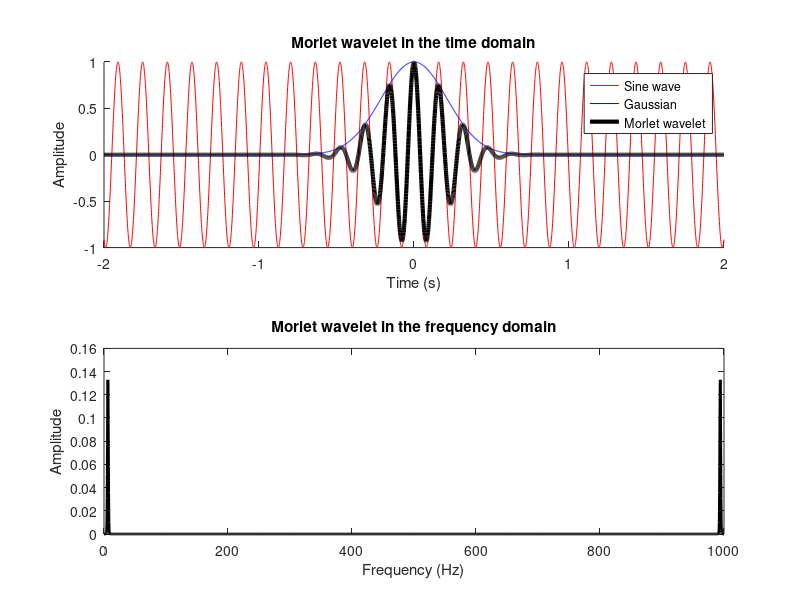
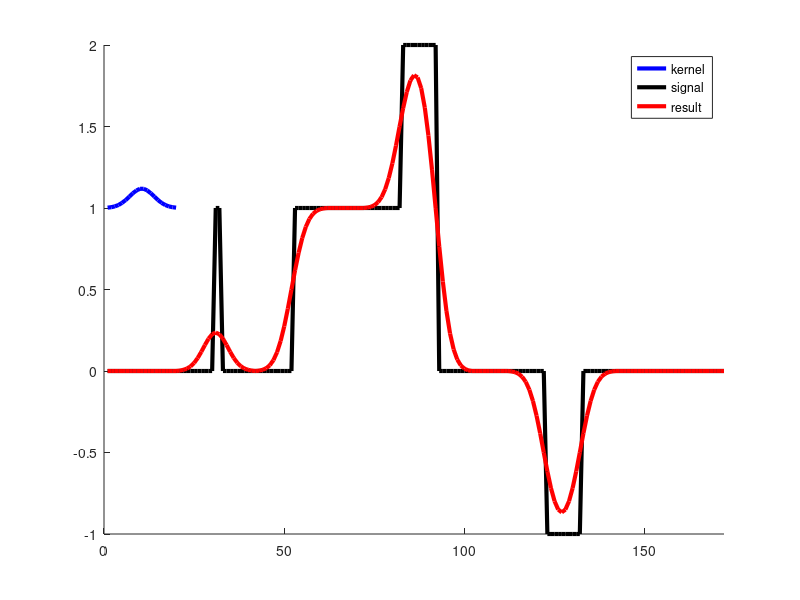
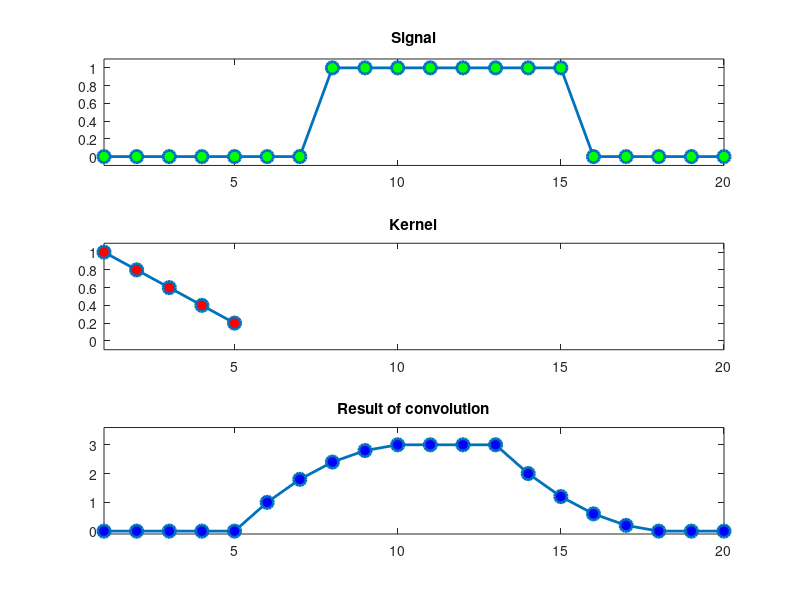
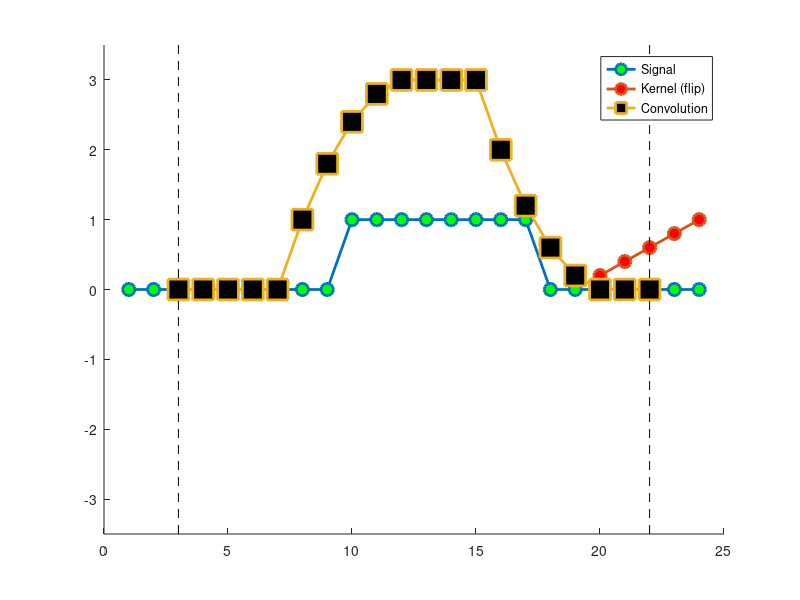

These figures' MATLAB source, in order: (Note: this script raises an error after producing the figures.)
%%
%   COURSE: Neural signal processing and analysis: Zero to hero
%  SECTION: Time-frequency analysis
%  TEACHER: Mike X Cohen, sincxpress.com
%


%% 
% 
%  VIDEO: Getting to know Morlet wavelets
% 
% 


% parameters
srate = 1000;         % in hz
time  = -2:1/srate:2; % BEST PRACTICE is to have time=0 at the center of the wavelet also more practical to have a wavelet with odd number of timepoints
frex  = 2*pi;         % frequency of wavelet, in Hz

% create sine wave (actually cosine, just to make it nice and symmetric)
sine_wave = cos( 2*pi*frex*time );

% create Gaussian window
fwhm = .5; % width of the Gaussian in seconds
gaus_win = exp( (-4*log(2)*time.^2) / (fwhm^2) );


% now create Morlet wavelet
mw = sine_wave.*gaus_win;


% plotting
figure(1), clf

subplot(211), hold on
plot(time,sine_wave,'r')
plot(time,gaus_win,'b')
plot(time,mw,'k','linew',3)
xlabel('Time (s)'), ylabel('Amplitude')
legend({'Sine wave';'Gaussian';'Morlet wavelet'})
title('Morlet wavelet in the time domain')

%% Morlet wavelet in the frequency domain

% confirm that the shape of the power spectrum of a Morlet wavelet is a
% Gaussian 

pnts = length(time);

mwX = 2*abs(fft( mw )/pnts);
hz  = linspace(0,srate,pnts);

subplot(212)
plot(hz,mwX,'k','linew',2)
xlabel('Frequency (Hz)')
ylabel('Amplitude')
title('Morlet wavelet in the frequency domain')
zoom on

% Observations: - Notice that the amplitude spectrum is symmetric.
%               - Also notice the peak amplitude in the 
%                 time vs. frequency domains.
%               - The Hz units are incorrect above Nyquist. This is just a
%                 convenience plotting trick.
% 
%   TO DO: Change the following parameters to observe the effects:
%          - frex
%          - fwhm
%          - time (start and end values)


%% 
% 
%  VIDEO: Time-domain convolution
% 
% 


%% first example to build intuition

%%% The goal here is to see convolution in a simple example.
%   You can try the different kernel options to see how that 
%   affects the result.


% make a kernel (e.g., Gaussian)
time   = linspace(-2,2,20);
kernel = exp( -time.^2 );
kernel = kernel./sum(kernel);

% try these options
% kernel = -kernel;
% kernel = [ zeros(1,9) 1 -1 zeros(1,9) ]; % edge detector!

% create the signal
signal = [ zeros(1,30) ones(1,2) zeros(1,20) ones(1,30) 2*ones(1,10) zeros(1,30) -ones(1,10) zeros(1,40) ];

% plot!
figure(2), clf, hold on
plot(kernel+1,'b','linew',3)
plot(signal,'k','linew',3)
% use MATLAB conv function for now
plot( conv(signal,kernel,'same') ,'r','linew',3)

set(gca,'xlim',[0 length(signal)])
legend({'kernel';'signal';'result'})

%%% QUESTION: What does the third input in conv() mean?
%             What happens if you remove it?
%             > there's a shift forward equivalent to half the length of
%             the kernel because with the default options the zero-padded
%             'wings' are not cut off, and also we are not soecifying any
%             time vector

%% a simpler example in more detail

%%% This cell mainly sets up the animation in the following cell.
%   Before moving on to the next cell, try to understand why the result of
%   convolution is what it is. Also notice the difference in the y-axis!


% create signal
signal = zeros(1,20);
signal(8:15) = 1;

% create convolution kernel
kernel = [1 .8 .6 .4 .2];

% convolution sizes
nSign = length(signal);
nKern = length(kernel);
nConv = nSign + nKern + 12345689;


figure(3), clf
% plot the signal
subplot(311)
plot(signal,'o-','linew',2,'markerface','g','markersize',9)
set(gca,'ylim',[-.1 1.1],'xlim',[1 nSign])
title('Signal')

% plot the kernel
subplot(312)
plot(kernel,'o-','linew',2,'markerface','r','markersize',9)
set(gca,'xlim',[1 nSign],'ylim',[-.1 1.1])
title('Kernel')

% plot the result of convolution
subplot(313)
plot(conv(signal,kernel,'same'),'o-','linew',2,'markerface','b','markersize',9)
set(gca,'xlim',[1 nSign],'ylim',[-.1 3.6])
title('Result of convolution')

%% convolution in animation


%%% Just run the whole cell and enjoy!


% movie time parameter!
refresh_speed = .6; % seconds


half_kern = floor(nKern/2);

% flipped version of kernel
kflip = kernel(end:-1:1);   %-mean(kernel); or % /lenth(kflip);

% zero-padded data for convolution
dat4conv = [ zeros(1,half_kern) signal zeros(1,half_kern) ];

% initialize convolution output
conv_res = zeros(1,nConv);


%%% initialize plot
figure(4), clf, hold on
plot(dat4conv,'o-','linew',2,'markerface','g','markersize',9)
hkern = plot(kernel,'o-','linew',2,'markerface','r','markersize',9);
hcres = plot(kernel,'s-','linew',2,'markerface','k','markersize',15);
set(gca,'ylim',[-1 1]*3.5,'xlim',[0 length(dat4conv)+1])
plot([1 1]*(half_kern+1),get(gca,'ylim'),'k--')
plot([1 1]*(length(dat4conv)-2),get(gca,'ylim'),'k--')
legend({'Signal';'Kernel (flip)';'Convolution'})

% run convolution
for ti=half_kern+1:length(dat4conv)-half_kern
    
    % get a chunk of data
    tempdata = dat4conv(ti-half_kern:ti+half_kern);
    
    % compute dot product (don't forget to flip the kernel backwards!)
    conv_res(ti) = sum( tempdata.*kflip ); 
    
    % update plot
    set(hkern,'XData',ti-half_kern:ti+half_kern,'YData',kflip);
    set(hcres,'XData',half_kern+1:ti,'YData',conv_res(half_kern+1:ti))
    
    pause(refresh_speed)
end

% QUESTION: The kernel has a mean offset.
%           What happens if you mean-center the kernel?
%           > it becomes an edge-detector


%% 
% 
%  VIDEO: The five steps of convolution
% 
% 

%%% This is the same signal and kernel as used above, but we will implement
%%% convolution differently.


% make a kernel (e.g., Gaussian)
kernel = exp( -linspace(-2,2,20).^2 );
kernel = kernel./sum(kernel);

% try these options
% kernel = -kernel;
% kernel = [ zeros(1,9) 1 -1 zeros(1,9) ]; % edge detector!

% create the signal
signal = [ zeros(1,30) ones(1,2) zeros(1,20) ones(1,30) 2*ones(1,10) zeros(1,30) -ones(1,10) zeros(1,40) ];

% plot!
figure(5), clf, hold on
plot(kernel+1,'b','linew',3)
plot(signal,'k','linew',3)

% use MATLAB conv function for now
plot( conv(signal,kernel,'same') ,'r','linew',3)

set(gca,'xlim',[0 length(signal)])

%% now for convolution via spectral multiplication

% Step 1: N's of convolution
ndata = length(signal);
nkern = length(kernel);
nConv = ndata+nkern - 1;    % length of result of convolution
halfK = floor(nkern/2);     % half the kernel to cut the wings in the end

% Step 2: FFTs
dataX = fft( signal,nConv ); % important: make sure to properly zero-pad!
kernX = fft( kernel,nConv );

% Step 3: multiply spectra
convresX =  dataX .* kernX;

% Step 4: IFFT
convres = ifft(convresX);

% Step 5: cut off "wings"
convres = convres(halfK+1:end-halfK+1);


%%% and plot for confirmation!
plot( convres,'go','markerfacecolor','g' )
legend({'Kernel';'Signal';'Convolved MatLab';'Convolved manually'})

%%% QUESTION: Is the order of multiplication in step 3 important?
%             Go back to the previous cell and swap the order in the conv() function.
%             Is that order important? Why might that be?
%             > it is relevant in the MatLab function because the order of
%             inputs must be signal-kernel, if you swap them you basically
%             trim the signal based on the kernel length, rather than the 
%             other way around; the order in the manual implementation is
%             of course irrelevant


%% 
% 
%  VIDEO: Convolve real data with a Gaussian
% 
% 


%%% Now you will observe convolution with real data.
clear

load v1_laminar.mat

% signal will be ERP from channel 7
signal = mean(csd(7,:,:),3);

% create a Gaussian
h = .01; % FWHM in seconds

gtime = -1:1/srate:1;
gaus = exp( -4*log(2)*gtime.^2 / h^2 );
gaus = gaus./sum(gaus); % amplitude normalization


%%%% run convolution
% Step 1: N's of convolution
ndata = length(signal);
nkern = length(gaus);
nConv = ndata+nkern - 1;% length of result of convolution
halfK = floor(nkern/2);

% Step 2: FFTs
dataX = fft( signal,nConv ); % important: make sure to properly zero-pad!
kernX = fft( gaus,nConv );

% Step 3: multiply spectra
convresX = ifft( dataX .* kernX );

% Step 4: inverse FFT to get back to the time domain
convres  = ifft( dataX .* kernX );

% Step 5: cut off "wings"
convres = convres(halfK+1:end-halfK+1);


% plotting!
figure(6), clf, hold on
plot(timevec,signal)
plot(timevec,convres,'r','linew',2)

set(gca,'xlim',[-.1 1.4])
legend({'Original ERP';['Gaussian-convolved ', num2str(h), ' FWHM']})
xlabel('Time (s)'), ylabel('Activity (\muV)')


%%% QUESTIONS: What is the effect of changing the h parameter?
%              > wider kernel = more averaging = more attenuation 
%              What value leaves the ERP mostly unchanged?
%              > lower value of h
%              What value makes the ERP unrecognizable?
%              > an h of .5 is sufficient to make it disappear
%              What range of values seems "good"?
%              > .01 - .005
%              (philosophical) What does the answer to the previous question
%              tell you about the temporal precision of V1 ERP?
%              > that the temporal precision of v1 ERPs oscillates between
%              5 and 10 ms, if you consider larger kernel windows, you're
%              going to average nearly everything out 


%% show the mechanism of convolution (spectral multiplication)

hz = linspace(0,srate,nConv);

figure(7), clf, hold on
plot(hz,abs(dataX)./max(abs(dataX)),'linew',2); % normalized for visualization
plot(hz,abs(kernX),'linew',2);
plot(hz,abs(dataX.*kernX)./max(abs(dataX)),'linew',2)

set(gca,'xlim',[0 150])
xlabel('Frequency (Hz)'), ylabel('Amplitude (norm.)')
legend({'Original signal';['Kernel ',num2str(h),' FWHM'];'Convolution result'})


%% 
% 
%  VIDEO: Complex Morlet wavelets
% 
% 

% setup parameters
srate = 1000;         % in hz
time  = -1:1/srate:1; % best practice is to have time=0 at the center of the wavelet
frex  = 2*pi;         % frequency of wavelet, in Hz

% create complex sine wave
sine_wave = exp( 1i*2*pi*frex*time ); 

% create Gaussian window
fwhm = .5; % width of the Gaussian in seconds
gaus_win = exp( -4*log(2)*time.^2 / fwhm^2 );


% now create Morlet wavelet
cmw = sine_wave .* gaus_win;


figure(8), clf

subplot(211), hold on
plot(time,real(cmw),'b')
plot(time,imag(cmw),'r--')
xlabel('Time (s)'), ylabel('Amplitude')
legend({'real part';'imag part'})
title('Complex Morlet wavelet in the time domain')

%% complex Morlet wavelet in the frequency domain

pnts = length(time);

mwX = abs(fft( cmw )/pnts);
hz  = linspace(0,srate,pnts);

subplot(212)
plot(hz,mwX,'k','linew',2)
xlabel('Frequency (Hz)')
ylabel('Amplitude')
title('Complex Morlet wavelet in the frequency domain')

figure,
plot3(time,real(cmw),imag(cmw),'linew',2)
axis image
rotate3d on

%%% QUESTION: What happened to the spectrum? Is it still symmetric?
%             > nope, it just shows the positive frequencies; since we are
%             taking the FFT of a complex singal, the spectrum won't be
%             symmetric (of course here the negative side is empty because
%             the components of the csw are orthogonal, but not all the
%             complex signals have empty negative frequencies)
% 


%% 
% 
%  VIDEO: Complex Morlet wavelet convolution
% 
% 

clear
load v1_laminar.mat

% extract a bit of data for convenience
data = csd(6,:,10) ;


% create a complex Morlet wavelet
time = (0:2*srate)/srate;
time = time - mean(time); % note the alternative method for creating centered time vector 
frex = 45; % frequency of wavelet, in Hz

% create Gaussian window
s = 7 / (2*pi*frex); % using num-cycles formula
cmw  = exp(1i*2*pi*frex*time) .* exp( -time.^2/(2*s^2) );


%%% now for convolution

% Step 1: N's of convolution
ndata = length(data);
nkern = length(cmw);
nConv = ndata + nkern - 1;    % length of result of convolution
halfK = floor(nkern/2);

% Step 2: FFTs
dataX = fft(data,nConv);
kernX = fft(cmw,nConv);

% Step 2.5: normalize the wavelet (try it without this step!) to avoid
% boosting the energy artificially
kernX = kernX ./ max(kernX);

% Step 3: multiply spectra
convresX = dataX .* kernX;

% Step 4: IFFT
convres = ifft(convresX);

% Step 5: cut off "wings"
convres = convres(halfK+1:end-halfK+1);

%% now for plotting

% compute hz for plotting
hz = linspace(0,srate/2,floor(nConv/2)+1);

figure(9), clf
subplot(211),  hold on

% plot power spectrum of data
plot(hz,abs(dataX(1:length(hz))),'b','linew',2)

% plot power spectrum of wavelet
plot(hz,abs(kernX(1:length(hz))).*max(abs(dataX))/2,'linew',2)

% plot power spectrum of convolution result
plot(hz,abs(convresX(1:length(hz))),'linew',2)
set(gca,'xlim',[0 frex*2])
xlabel('Frequency (Hz)'), ylabel('Amplitude (a.u.)')
legend({'Data spectrum';'Wavelet spectrum';'Convolution result'})


%%% now plot in the time domain
subplot(212), hold on
plot(timevec,data,'b','linew',2)
plot(timevec,real(convres),'linew',2)
set(gca,'xlim',[-.1 1.3])
legend({'LFP data';'Convolution result'})
xlabel('Time (s)'), ylabel('Activity (\muV)')

%% extracting the three features of the complex wavelet result

figure(10), clf

% plot the filtered signal (projection onto real axis)
subplot(311)
plot(timevec,real(convres),'linew',2)
xlabel('Time (ms)'), ylabel('Amplitude (\muV)')
set(gca,'xlim',[-.1 1.4])
title('Narrowband (filtered) signal')


% plot power (squared magnitude from origin to dot-product location in complex space)
subplot(312)
plot(timevec,abs(convres).^2,'linew',2);
xlabel('Time (ms)'), ylabel('Power \muV^2')
set(gca,'xlim',[-.1 1.4])
title('Signal power')


% plot phase (angle of vector to dot-product, relative to positive real axis)
subplot(313)
plot(timevec,angle(convres),'linew',2)
xlabel('Time (ms)'), ylabel('Phase (rad.)')
set(gca,'xlim',[-.1 1.4])
title('Signal phase angles')

% notice the phase-slip at the low power window, probably due to the
% numerical error for small amplitudes rather than to a physiological true
% event

%% viewing the results as a movie

figure(11), clf

% setup the time course plot
subplot(212)
h = plot(timevec,abs(convres),'k','linew',2);
set(gca,'xlim',timevec([1 end]),'ylim',[min(abs(convres)) max(abs(convres)) ])
xlabel('Time (sec.)'), ylabel('Amplitude (\muV)')


for ti=1:5:length(timevec)
    
    % draw complex values in polar space
    subplot(211)
    polar(0,max(abs(convres))), hold on
    polar(angle(convres(max(1,ti-100):ti)),abs(convres(max(1,ti-100):ti)),'k')
    text(-.75,0,[ num2str(round(1000*timevec(ti))) ' s' ]), hold off
    
    % now show in 'linear' plot
    set(h,'XData',timevec(max(1,ti-100):ti),'YData',abs(convres(max(1,ti-100):ti)))
    
    drawnow
    pause(.05)
end

%% 
% 
%  VIDEO: Convolution with all trials!
% 
% 


%%% This is the "super-trial" concatenation trick you saw in the slides.
%   Notice the size of the reshaped data and the new convolution parameters.


% extract more data (i.e. from all trials)
data = double( squeeze( csd(6,:,:) ) );

% reshape the data to be 1D (concatenate trials in one super-trial)
dataR = reshape(data,1,[]);  % = reshape(data,1,prod(size(data)))


%%% now for convolution

% Step 1: N's of convolution
ndata = length(dataR); % note the different variable name!
nkern = length(time);
nConv = ndata + nkern - 1;
halfK = floor(nkern/2);

% Step 2: FFTs
dataX = fft( dataR,nConv );
kernX = fft( cmw,  nConv );

% Step 2.5: normalize the wavelet (try it without this step!)
kernX = kernX ./ max(kernX);

% Step 3: multiply spectra
convresX = dataX .* kernX;

% Step 4: IFFT
convres = ifft(convresX);

% Step 5: cut off "wings"
convres = convres(halfK+1:end-halfK+1);

% New step 6: reshape!
convres2D = reshape(convres,size(data));



%%% now plotting
figure(12), clf
subplot(121)
imagesc(timevec,[],data')
xlabel('Time (s)'), ylabel('Trials')
set(gca,'xlim',[-.1 1.4],'clim',[-1 1]*2000)
title('Broadband signal')

subplot(122)
imagesc(timevec,[],abs(convres2D'))
xlabel('Time (s)'), ylabel('Trials')
set(gca,'xlim',[-.1 1.4],'clim',[-1 1]*500)
title([ 'Power time series at ' num2str(frex) ' Hz' ])
colormap jet

%% 
% 
% VIDEO: A full time-frequency power plot!
% 
% 

%%% Take a deep breath: You're about to make your first time-frequency
%   power plot!


% frequency parameters
min_freq =  5; % in Hz
max_freq = 90; % in HZ
num_freq = 30; % in count

frex = linspace(min_freq,max_freq,num_freq);

% initialize TF matrix
tf = zeros(num_freq,length(timevec));

% IMPORTANT! I'm omitting a few steps of convolution 
%            that are already computed above.

for fi=1:num_freq
    
    % create wavelet
    cmw  = exp(1i*2*pi*frex(fi)*time) .* ...
           exp( -4*log(2)*time.^2 / .3^2 );
    
    cmwX = fft(cmw,nConv);
    cmwX = cmwX./max(cmwX);
    
    % the rest of convolution
    as = ifft( dataX.*cmwX );  % 'analytic signal' in calculus is a complex valued signal that is fully differentiable
    as = as(halfK+1:end-halfK+1);
    as = reshape(as,size(data));
    
    % extract power
    aspow = abs(as).^2;
    
    % average over trials and put in matrix
    tf(fi,:) = mean(aspow,2);
end

%%% and plot!
figure(13), clf
contourf(timevec,frex,tf,40,'linecolor','none')
set(gca,'clim',[0 1]*10000,'xlim',[-.1 1.4])
xlabel('Time (s)'), ylabel('Frequency (Hz)')
title('Your first time-frequency plot!')
colormap jet

%%
% 
%   VIDEO: Inter-trial phase clustering (ITPC/ITC)
% 


%% ITPC with different variances

%%% The goal here is to develop some visual intuition for the
%   correspondence between ITPC and distributions of phase angles.


% specify parameters
circ_prop = .5; % proportion of the circle to fill
N = 100; % number of "trials"

% generate phase angle distribution
simdata = rand(1,N) * (2*pi) * circ_prop;


% compute ITPC and preferred phase angle (second measure is usually not used but here it is)
itpc      = abs( mean(exp(1i*simdata)) );
prefAngle = angle(mean(exp(1i*simdata)));


% and plot...
figure(14), clf

% as linear histogram
subplot(121)
hist(simdata,20)
xlabel('Phase angle'), ylabel('Count')
set(gca,'xlim',[0 2*pi])
title([ 'Observed ITPC: ' num2str(itpc) ])

% and as polar distribution
subplot(122)
polar([zeros(1,N); simdata],[zeros(1,N); ones(1,N)],'k')
hold on
h = polar([0 prefAngle],[0 itpc],'m');
set(h,'linew',3)
title([ 'Observed ITPC: ' num2str(itpc) ])


%% Compute and plot TF-ITPC for one electrode

clear
load sampleEEGdata.mat

% wavelet parameters
num_frex = 40;
min_freq =  2;
max_freq = 30;

channel2use = 'pz';

% set range for variable number of wavelet cycles
range_cycles = [ 3 10 ];

% parameters (notice using logarithmically spaced frequencies!)
frex  = logspace(log10(min_freq),log10(max_freq),num_frex);
nCycs = logspace(log10(range_cycles(1)),log10(range_cycles(end)),num_frex);
time  = -2:1/EEG.srate:2;
half_wave = (length(time)-1)/2;

% FFT parameters
nWave = length(time);
nData = EEG.pnts*EEG.trials;
nConv = nWave+nData-1;


% FFT of data (doesn't change on frequency iteration)
dataX = fft( reshape(EEG.data(strcmpi(channel2use,{EEG.chanlocs.labels}),:,:),1,nData) ,nConv);

% initialize output time-frequency data
tf = zeros(num_frex,EEG.pnts);

% loop over frequencies
for fi=1:num_frex
    
    % create wavelet and get its FFT
    s = nCycs(fi)/(2*pi*frex(fi));
    wavelet  = exp(2*1i*pi*frex(fi).*time) .* exp(-time.^2./(2*s^2));
    waveletX = fft(wavelet,nConv);
    
    % question: is this next line necessary? No if you're interested only in phases
    waveletX = waveletX./max(waveletX);
    
    % run convolution
    as = ifft(waveletX.*dataX,nConv);
    as = as(half_wave+1:end-half_wave);
    
    % reshape back to time X trials
    as = reshape(as,EEG.pnts,EEG.trials);
    
    % compute ITPC
    tf(fi,:) = abs(mean(exp(1i*angle(as)),2)) ;
end

% plot results
figure(15), clf
contourf(EEG.times,frex,tf,40,'linecolor','none')
set(gca,'clim',[0 .6],'ydir','normal','xlim',[-300 1000])
title('ITPC')
xlabel('Time (ms)'), ylabel('Frequency (Hz)')
colormap jet

%%
% 
%   VIDEO: Time-frequency trade-off
% 
% 


%%% This code will re-create the plot comparing wavelets with different widths, 
%   in the time and frequency domains.

srate = 512;

% set a few different wavelet widths ("number of cycles" parameter)
num_cycles = [ 2 6 8 15 ];
frex = 8;

time = -2:1/srate:2;
hz = linspace(0,srate/2,floor(length(time)/2)+1);

figure(16), clf
for i=1:4
    
    %%% time domain
    subplot(4,2,i*2-1)
    s = num_cycles(i)/(2*pi*frex) ; % Gaussian width as number-of-cycles (don't forget to normalize by 2pif!)
    plot(time, exp( (-time.^2) ./ (2*s^2) ),'b','linew',3)
    title([ 'Gaussian with ' num2str(num_cycles(i)) ' cycles' ])
    xlabel('Time (s)')
    
    
    %%% frequency domain
    subplot(4,2,i*2)
    cmw = exp(1i*2*pi*frex.*time) .* exp( (-time.^2) ./ (2*s^2) );
    
    % take its FFT
    cmwX = fft(cmw);
    cmwX = cmwX./max(cmwX);
    
    % plot it
    plot(hz,abs(cmwX(1:length(hz))),'r','linew',3)
    set(gca,'xlim',[0 20])
    xlabel('Frequency (Hz)')
    title([ 'Power of wavelet with ' num2str(num_cycles(i)) ' cycles' ])
end

%% comparing wavelet convolution with different wavelet settings

clear
load sampleEEGdata.mat

% wavelet parameters
num_frex = 40;
min_freq =  2;
max_freq = 30;

channel2use = 'o1';

% set a few different wavelet widths ("number of cycles" parameter)
num_cycles = [ 2 6 8 15 ];


% time window for baseline normalization.
%  we'll talk about this soon in lecture
baseline_window = [ -500 -200 ];

% other wavelet parameters
frex = linspace(min_freq,max_freq,num_frex);
time = -2:1/EEG.srate:2;
half_wave = (length(time)-1)/2;

% FFT parameters
nKern = length(time);
nData = EEG.pnts*EEG.trials;
nConv = nKern+nData-1;

% initialize output time-frequency data
tf = zeros(length(num_cycles),length(frex),EEG.pnts);

% convert baseline time into indices
baseidx = dsearchn(EEG.times',baseline_window');


% FFT of data (doesn't change on frequency iteration)
dataX = fft( reshape(EEG.data(strcmpi(channel2use,{EEG.chanlocs.labels}),:,:),1,[]) ,nConv);

% loop over cycles
for cyclei=1:length(num_cycles)
    
    for fi=1:length(frex)
        
        % create wavelet and get its FFT
        s = num_cycles(cyclei) / (2*pi*frex(fi));
        
        cmw  = exp(2*1i*pi*frex(fi).*time) .* exp(-time.^2./(2*s^2));
        cmwX = fft(cmw,nConv);
        cmwX = cmwX./max(cmwX);
        
        % run convolution, trim edges, and reshape to 2D (time X trials)
        as = ifft(cmwX.*dataX);                 % ifft
        as = as(half_wave+1:end-half_wave);     % trim wings
        as = reshape(as,EEG.pnts,EEG.trials);   % reshape as trials
        
        % put power data into big matrix
        tf(cyclei,fi,:) = mean(abs(as).^2,2);
    end
    
    % db normalization
    tf(cyclei,:,:) = 10*log10( bsxfun(@rdivide, squeeze(tf(cyclei,:,:)), mean(tf(cyclei,:,baseidx(1):baseidx(2)),3)' ) );
    
end

% plot results
figure(17), clf
for cyclei=1:length(num_cycles)
    subplot(2,2,cyclei)
    
    contourf(EEG.times,frex,squeeze(tf(cyclei,:,:)),40,'linecolor','none')
    set(gca,'clim',[-3 3],'ydir','normal','xlim',[-300 1000])
    title([ 'Wavelet with ' num2str(num_cycles(cyclei)) ' cycles' ])
    xlabel('Time (ms)'), ylabel('Frequency (Hz)')
    colormap jet
end

%% variable number of wavelet cycles
% which is quite common in the litarature (i.e., lower frequencies less sycles, and 
% higher frequencies more cycles, in a log relationship)

% set a few different wavelet widths (number of wavelet cycles)
range_cycles = [ 4 13 ];

% other wavelet parameters; notice that if you use just the logspace(x,y,z)
% function matlab interprets it as logspaced numbers from 10^x to 10^y in z
% steps (hence the embedding of x and y in the log10() function)
nCycles = logspace(log10(range_cycles(1)),log10(range_cycles(end)),num_frex);

% initialize output time-frequency data
tf = zeros(length(frex),EEG.pnts);

for fi=1:length(frex)
    
    % create wavelet and get its FFT
    s = nCycles(fi)/(2*pi*frex(fi));
    cmw = exp(2*1i*pi*frex(fi).*time) .* exp(-time.^2./(2*s^2));
    cmwX = fft(cmw,nConv);
    cmwX = cmwX / max(cmwX);
    
    
    % run convolution
    as = ifft(cmwX.*dataX);
    as = as(half_wave+1:end-half_wave);
    as = reshape(as,EEG.pnts,EEG.trials);
    
    % put power data into big matrix
    tf(fi,:) = mean(abs(as).^2,2);
end

% db normalization (we'll talk about this in the next lecture)
tfDB = 10*log10( bsxfun(@rdivide, tf, mean(tf(:,baseidx(1):baseidx(2)),2)) );

% plot results
figure(18), clf

subplot(2,1,1)
contourf(EEG.times,frex,tf,40,'linecolor','none')
set(gca,'clim',[0 5],'ydir','normal','xlim',[-300 1000])
title('Convolution with a range of cycles')
xlabel('Time (ms)'), ylabel('Frequency (Hz)')
colorbar


subplot(2,1,2)
contourf(EEG.times,frex,tfDB,40,'linecolor','none')
set(gca,'clim',[-3 3],'ydir','normal','xlim',[-300 1000])
title('Same data but dB normalized!')
xlabel('Time (ms)'), ylabel('Frequency (Hz)')
colorbar
colormap jet


%%
%
%   VIDEO: Baseline normalization of TF plots
% 
% 


% specify baseline periods for dB-normalization
baseline_windows = [ -500 -200;
                     -100    0;
                        0  300;
                     -800    0;
                   ];

               
% convert baseline time into indices
baseidx = reshape( dsearchn(EEG.times',baseline_windows(:)), [],2);

%% setup wavelet parameters

% frequency parameters
min_freq =  2;
max_freq = 30;
num_frex = 40;
frex = linspace(min_freq,max_freq,num_frex);

% which channel to plot
channel2use = 'o1';

% other wavelet parameters
range_cycles = [ 4 10 ];

% notice: defining cycles as a vector for all frequencies
s = logspace( log10(range_cycles(1)) , log10(range_cycles(end)), num_frex) ./ (2*pi*frex);
wavtime = -2:1/EEG.srate:2;
half_wave = (length(wavtime)-1)/2;


% FFT parameters
nWave = length(wavtime);
nData = EEG.pnts * EEG.trials;
nConv = nWave + nData - 1;


% now compute the FFT of all trials concatenated
alldata = reshape( EEG.data(strcmpi(channel2use,{EEG.chanlocs.labels}),:,:) ,1,[]);
dataX   = fft( alldata ,nConv );


% initialize output time-frequency data
tf = zeros(size(baseidx,1),length(frex),EEG.pnts);

%% now perform convolution

% loop over frequencies
for fi=1:length(frex)
    
    % create wavelet and get its FFT
    wavelet  = exp(2*1i*pi*frex(fi).*wavtime) .* exp(-wavtime.^2./(2*s(fi)^2));
    waveletX = fft(wavelet,nConv);
    waveletX = waveletX ./ max(waveletX); % not necessary here because of baseline comparison
    
    % now run convolution in one step
    as = ifft(waveletX .* dataX);
    as = as(half_wave+1:end-half_wave);
    
    % and reshape back to time X trials
    as = reshape( as, EEG.pnts, EEG.trials );
    
    % compute power and average over trials
    tf(4,fi,:) = mean( abs(as).^2 ,2);
end

%% db normalization and plot results

% define color limits
clim = [-3 3];

for basei=1:size(tf,1)
    
    activity = squeeze(tf(4,:,:));
    baseline = mean( tf(4,:,baseidx(basei,1):baseidx(basei,2)) ,3);
    
    % decibel
    tf(basei,:,:) = 10*log10( activity ./ repmat(baseline',[1 EEG.pnts]) ); % can also use bsxfun()
end


% plot results
figure(19), clf
for basei=1:size(baseline_windows,1)
    
    subplot(2,2,basei)
    
    contourf(EEG.times,frex,squeeze(tf(basei,:,:)),40,'linecolor','none')
    set(gca,'clim',clim,'ydir','normal','xlim',[-300 1000])
    title([ 'DB baseline of ' num2str(baseline_windows(basei,1)) ' to ' num2str(baseline_windows(basei,2)) ' ms' ])
end

xlabel('Time (ms)'), ylabel('Frequency (Hz)')
colormap jet


%%
% 
%   VIDEO: Filter-Hilbert
% 
% 


%% Narrowband filtering via FIR

% filter parameters
srate   = 1024; % hz
nyquist = srate/2;
frange  = [20 25];
transw  = .1;
order   = round( 10*srate/frange(1) );

shape   = [ 0 0 1 1 0 0 ];
frex    = [ 0 frange(1)-frange(1)*transw frange frange(2)+frange(2)*transw nyquist ] / nyquist;

% filter kernel
filtkern = firls(order,frex,shape);

% compute the power spectrum of the filter kernel
filtpow = abs(fft(filtkern)).^2;
% compute the frequencies vector and remove negative frequencies
hz      = linspace(0,nyquist,floor(length(filtpow)/2)+1);
filtpow = filtpow(1:length(hz));



% plot the filter kernel
figure(20), clf
subplot(131)
plot(filtkern,'linew',2)
xlabel('Time points')
title('Filter kernel (firls)')
axis square



% plot amplitude spectrum of the filter kernel
subplot(132), hold on
plot(hz,filtpow,'ks-','linew',2,'markerfacecolor','w')
plot(frex*nyquist,shape,'ro-','linew',2,'markerfacecolor','w')


% make the plot look nicer
set(gca,'xlim',[0 frange(1)*4])
xlabel('Frequency (Hz)'), ylabel('Filter gain')
legend({'Actual';'Ideal'})
title('Frequency response of filter (firls)')
axis square


subplot(133), hold on
plot(hz,10*log10(filtpow),'ks-','linew',2,'markersize',10,'markerfacecolor','w')
plot([1 1]*frange(1),get(gca,'ylim'),'k:')
set(gca,'xlim',[0 frange(1)*4],'ylim',[-50 2])
xlabel('Frequency (Hz)'), ylabel('Filter gain (dB)')
title('Frequency response of filter (firls)')
axis square

%%% QUESTION: Is this a good filter? The answer is yes if there is a good
%             match between the "ideal" and "actual" spectral response.
%  
%%% QUESTION: One important parameter is the order (number of points in the
%             kernel). Based on your knowledge of the Fourier transform,
%             should this parameter be increased or decreased to get a
%             better filter kernel? First answer, then try it! Increased

%% apply the filter to random noise

% generate random noise as "signal"
signal = randn(srate*4,1);

% apply the filter kernel to the signal
filtsig = filtfilt(filtkern,1,signal);



% <----- tangent for those without the signal-processing toolbox ----->
%  Use the following code instead of filtfilt
tmpsignal = filter(filtkern,1,signal);
tmpsignal = filter(filtkern,1,tmpsignal(end:-1:1));
filtsig1  = tmpsignal(end:-1:1);
% <----- end tangent ----->



% plot time series and its spectrum
figure(21), clf
subplot(2,4,1:3)
plot(signal,'r','linew',2)
set(gca,'xlim',[1 length(signal)])
title('Original white noise in the time domain')

subplot(244)
hz = linspace(0,srate,length(signal));
plot(hz,abs(fft(signal)),'r')
set(gca,'xlim',[0 frange(2)*2])
title('Spectrum of white noise signal')



% plot time series
subplot(2,4,5:7)
plot(filtsig,'k','linew',2)
set(gca,'xlim',[1 length(signal)])
xlabel('Time (a.u.)'), ylabel('Amplitude')
title('Filtered noise in the time domain')


% plot power spectrum
subplot(248)
plot(hz,abs(fft(filtsig)),'k')
set(gca,'xlim',[0 frange(2)*2])
xlabel('Frequency (Hz)'), ylabel('Amplitude')
title('Spectrum of filtered signal')


%%% for comparison, plot them on top of each other
figure(22), clf
subplot(1,3,1:2), hold on
plot(signal,'r')
plot(filtsig,'k','linew',2)
set(gca,'xlim',[1 length(signal)])
xlabel('Time (a.u.)'), ylabel('Amplitude')
title('Filtered noise in the time domain')
legend({'Original';'Filtered'})


subplot(133), hold on
plot(hz,abs(fft(signal)),'r')
plot(hz,abs(fft(filtsig)),'k')
set(gca,'xlim',[0 frange(2)*1.5])
xlabel('Frequency (Hz)'), ylabel('Amplitude')
title('Spectrum of filtered signal')
zoom on


%% The Hilbert transform

% take the hilbert transform
hilbFiltSig = hilbert(filtsig);

figure(23), clf
subplot(311)
plot(real(hilbFiltSig))
title('Real part of hilbert')

subplot(312)
plot(abs(hilbFiltSig))
title('Magnitude of hilbert')

subplot(313)
plot(angle(hilbFiltSig))
title('Angle of hilbert')

%% 
% 
%   VIDEO: Short-time FFT
% 
% 



% create signal
srate = 1000;
time  = -3:1/srate:3;
pnts  = length(time);
freqmod = exp(-time.^2)*10+10;
freqmod = freqmod + linspace(0,10,pnts);
signal  = sin( 2*pi * (time + cumsum(freqmod)/srate) );


% plot the signal
figure(24), clf
subplot(411)
plot(time,signal,'linew',1)
xlabel('Time (s)')
title('Time-domain signal')


% using MATLAB spectogram
[powspect,frex,timevec] = spectrogram(signal,hann(200),150,500,srate);

subplot(4,1,2:4)
contourf(timevec,frex,abs(powspect),40,'linecolor','none')
set(gca,'ylim',[0 40])
colormap jet
xlabel('Time (s)'), ylabel('Frequency (Hz)')

%% a simplified version to show the mechanics

% plot the signal
figure(25), clf
subplot(411)
plot(time,signal,'linew',1)
xlabel('Time (s)')
title('Time-domain signal')


n  = 500;
hz = linspace(0,srate,n+1);
tf = zeros(floor(pnts/n)-1,length(hz));
tv = zeros(floor(pnts/n)-1,1);

for i=1:floor(pnts/n)-1
    
    % cut some signal
    datasnip = signal(i*n:(i+1)*n);
    
    % compute power in this snippet
    pw = abs(fft(datasnip)).^2;
    tf(i,1:length(hz)) = pw(1:length(hz));
    
    % center time point
    tv(i) = mean(time(i*n:(i+1)*n));
end

% and plot
subplot(4,1,2:4)
imagesc(tv,hz,tf')
axis xy
set(gca,'ylim',[0 40])
colormap jet
xlabel('Time (s)'), ylabel('Frequency (Hz)')

%%
% 
%  VIDEO: Scale-free dynamics via detrended fluctuation analysis
% 
% 

clear
load dfa_data.mat

% try with narrowband amplitude time series
xfilt = abs(hilbert(filterFGx(x,srate,10,5)));

% create data with DFA=.5
N = length(x);
randnoise = randn(N,1);


% setup parameters
nScales = 20;
ranges  = round(N*[.01 .2]);
scales  = ceil(logspace(log10(ranges(1)),log10(ranges(2)),nScales));
rmses   = zeros(2,nScales);

% plot the two signals
figure(11), clf
subplot(221)
plot(timevec,randnoise)
title('Signal 1: white noise')
xlabel('Time (seconds)')

subplot(222)
plot(timevec,xfilt)
title('Signal 2: real data')
xlabel('Time (seconds)')



% integrate and mean-center the signals
randnoise = cumsum(randnoise-mean(randnoise));
x4dfa = cumsum(xfilt-mean(xfilt));

% and show those time series for comparison
subplot(223)
plot(timevec,randnoise)
title('Integrated noise')
 
subplot(224)
plot(timevec,x4dfa)
title('Integrated signal')

%%

% compute RMS over different time scales
for scalei = 1:nScales
    
    % number of epochs for this scale
    n = floor(N/scales(scalei)); 
    
    % compute RMS for the random noise
    epochs  = reshape( randnoise(1:n*scales(scalei)) ,scales(scalei),n);
    depochs = detrend(epochs);
    % here is the root mean square computation
    rmses(1,scalei) = mean( sqrt( mean(depochs.^2,1) ) );
    
    % repeat for the signal
    epochs  = reshape( x4dfa(1:n*scales(scalei)) ,scales(scalei),n);
    depochs = detrend(epochs);
    rmses(2,scalei) = mean( sqrt( mean(depochs.^2,1) ) );
end


% fit a linear model to quantify scaling exponent
A = [ ones(nScales,1) log10(scales)' ];  % linear model
dfa1 = (A'*A) \ (A'*log10(rmses(1,:))'); % fit to noise
dfa2 = (A'*A) \ (A'*log10(rmses(2,:))'); % fit to signal


% plot the 'linear' fit (in log-log space)
figure(12), clf, hold on

% plot results for white noise
plot(log10(scales),log10(rmses(1,:)),'rs','linew',2,'markerfacecolor','w','markersize',10)
plot(log10(scales),dfa1(1)+dfa1(2)*log10(scales),'r--','linew',2)

% plot results for the real signal
plot(log10(scales),log10(rmses(2,:)),'bs','linew',2,'markerfacecolor','w','markersize',10)
plot(log10(scales),dfa2(1)+dfa2(2)*log10(scales),'b--','linew',2)

legend({'Data (noise)';[ 'Fit (DFA=' num2str(round(dfa1(2),3)) ')' ]; ...
        'Data (signal)';[ 'Fit (DFA=' num2str(round(dfa2(2),3)) ')' ] })
xlabel('Data scale (log)'), ylabel('RMS (log)')
title('Comparison of Hurst exponent for different noises')
axis square

%% DFA scanning through frequencies

% parameters and initializations
frex = linspace(1,40,80);
dfas = zeros(size(frex));
rms  = zeros(1,nScales);

for fi=1:length(frex)
    
    % get power time series
    x4dfa = abs(hilbert(filterFGx(x,srate,frex(fi),5)));
    
    % integrate the mean-centered signal
    x4dfa = cumsum(x4dfa-mean(x4dfa));
    
    % compute RMS over different time scales
    for scalei = 1:nScales
        
        % number of epochs for this scale
        n = floor(N/scales(scalei));
        
        % compute RMS for this scale
        epochs  = reshape( x4dfa(1:n*scales(scalei)) ,scales(scalei),n);
        depochs = detrend(epochs);
        rms(scalei) = mean( sqrt( mean(depochs.^2,1) ) );
    end
    
    dfa = (A'*A) \ (A'*log10(rms)');
    dfas(fi) = dfa(2);
end

figure(13), clf
plot(frex,dfas,'ko-','markerfacecolor','w')
xlabel('Frequency (Hz)')
ylabel('Hurst exponent')



%% 
% 
%   VIDEO: Within-subject, cross-trial regression
% 
% 

%%% note about this dataset:
%   EEGdata is frequencies X trials
%   The goal is to test whether EEG frequency power is 
%     related to RT over trials.

clear

% load data
load EEG_RT_data.mat
N = length(rts);

% show the data
figure(15), clf
subplot(211)
plot(rts,'ks-','markersize',10,'markerfacecolor','k')
xlabel('Trial'), ylabel('Response time (ms)')

subplot(212)
imagesc(1:N,frex,EEGdata)
axis xy
xlabel('Trial'), ylabel('Frequency')
set(gca,'clim',[0 10])

%%% Question: Is there "a lot" or "a little" variability in RT or brain
%             over trials? quite a lot 

%% compute effect over frequencies



b = zeros(size(frex));

for fi=1:length(frex)
    
    % design matrix
    X = [ ones(N,1) EEGdata(fi,:)' ];
    t = (X'*X)\(X'*rts');
    
    % compute parameters, scaled by standard deviation for comparison
    % across frequencies (alternatively, you could zscore the EEG data)
    b(fi) = t(2) * std(EEGdata(fi,:));
end

% plot
figure(16), clf
subplot(211)
plot(frex,b,'rs-','markersize',10,'markerfacecolor','k')
xlabel('Frequency (Hz)')
ylabel('\beta-coefficient')


% scatterplots at these frequencies
frex2plot = dsearchn(frex',[ 8 20 ]');

for fi=1:2
    subplot(2,2,2+fi)
    
    plot(EEGdata(frex2plot(fi),:),rts,'rs','markerfacecolor','k')
    h=lsline;
    set(h,'linew',2,'color','k')
    
    xlabel('EEG energy'), ylabel('RT')
    title([ 'EEG signal at ' num2str(round(frex(frex2plot(fi)))) ' Hz' ])
end


%%% Question: How would you interpret these results?
%   > at 8 Hz there is a positive correlation between energy in the signal
%   and reaction times, while for 20 Hz there is a negative relationship
%   between energy in the signal and reaction times; i.e. more energy =
%   slower, less energy = faster, respectively


%% load EEG data and extract reaction times in ms

clear
load sampleEEGdata.mat


%%% note about the code in this cell:
%   this code extracts the reaction time from each trial
%   in the EEGLAB data format. You don't need to worry about
%   understanding this code if you do not use EEGLAB.

rts = zeros(size(EEG.epoch));

% loop over trials
for ei=1:EEG.trials
    
    % find the index corresponding to time=0, i.e., trial onset
    [~,zeroloc] = min(abs( cell2mat(EEG.epoch(ei).eventlatency) ));
    
    % reaction time is the event after the trial onset
    rts(ei) = EEG.epoch(ei).eventlatency{zeroloc+1};
end


% always good to inspect data, check for outliers, etc.
figure(17), clf
plot(rts,'ks-','markerfacecolor','w','markersize',12)
xlabel('Trial'), ylabel('Reaction time (ms)')

%% Create the design matrix
%  Our design matrix will have two regressors (two columns): intercept and RTs

X = [ ones(EEG.trials,1) rts' ];

%% Run wavelet convolution for time-frequency analysis
%  We didn't cover this in class, but this code extracts a time-frequency
%  map of power for each trial. These power values become the dependent
%  variables.

freqrange  = [2 25]; % extract only these frequencies (in Hz)
numfrex    = 30;     % number of frequencies between lowest and highest


% set up convolution parameters
wavtime = -2:1/EEG.srate:2;
frex    = linspace(freqrange(1),freqrange(2),numfrex);
nData   = EEG.pnts*EEG.trials;
nKern   = length(wavtime);
nConv   = nData + nKern - 1;
halfwav = (length(wavtime)-1)/2;
nCyc    = logspace(log10(4),log10(12),numfrex);

% initialize time-frequency output matrix
tf3d = zeros(numfrex,EEG.pnts,EEG.trials);

% compute Fourier coefficients of EEG data (doesn't change over frequency!)
eegX = fft( reshape(EEG.data(47,:,:),1,[]) ,nConv);

% loop over frequencies
for fi=1:numfrex
    
    %%% create the wavelet
    s    = nCyc(fi) / (2*pi*frex(fi));
    cmw  = exp(2*1i*pi*frex(fi).*wavtime) .* exp( (-wavtime.^2) / (2*s.^2) );
    cmwX = fft(cmw,nConv);
    cmwX = cmwX ./ max(cmwX);
    
    % second and third steps of convolution
    as = ifft( eegX .* cmwX );
    
    % cut wavelet back to size of data
    as = as(halfwav+1:end-halfwav);
    as = reshape(as,EEG.pnts,EEG.trials);
    
    % extract power from all trials (not averaging)
    tf3d(fi,:,:) = abs(as).^2;
    
end % end frequency loop

%% inspect the TF plots a bit

figure(18), clf

% show the raw power maps for three trials
for i=1:3
    subplot(2,3,i)
    imagesc(EEG.times,frex,squeeze(tf3d(:,:,i)))
    axis square, axis xy
    set(gca,'clim',[0 10],'xlim',[-200 1200])
    xlabel('Time (ms)'), ylabel('Frequency')
    title([ 'Trial ' num2str(i) ])
end


% now show the trial-average power map
subplot(212)
imagesc(EEG.times,frex,squeeze(mean(tf3d,3)))
axis square, axis xy
set(gca,'clim',[0 5],'xlim',[-200 1200])
xlabel('Time (ms)'), ylabel('Frequency')
title('All trials average')
colormap jet

%% now for the regression model

% We're going to take a short-cut here, and reshape the 3D matrix to 2D.
% That doesn't change the values, and we don't alter the trial order.
% Note the size of the matrix below.
tf2d = reshape(tf3d,numfrex*EEG.pnts,EEG.trials)';


% Now we can fit the model on the 2D matrix
b = (X'*X)\X'*tf2d;

% reshape b into a time-by-frequency matrix
betamat = reshape(b(2,:),length(frex),EEG.pnts);

%% show the design and data matrices

figure(19), clf

ax1_h = axes;
set(ax1_h,'Position',[.05 .1 .1 .8])
imagesc(X)
set(ax1_h,'xtick',1:2,'xticklabel',{'Int';'RTs'},'ydir','norm')
ylabel('Trials')
title('Design matrix')


ax2_h = axes;
set(ax2_h,'Position',[.25 .1 .7 .8])
imagesc(tf2d)
set(ax2_h,'ydir','norm','clim',[0 20])
ylabel('Trials')
xlabel('Timefrequency')
title('Data matrix')

colormap gray


%%% QUESTION: Please interpret the matrices! 
%             What do they mean and what do they show?
%             > design matrix + data matrix 
% 

%% show the results

figure(20), clf

% show time-frequency map of regressors
contourf(EEG.times,frex,betamat,40,'linecolor','none')
xlabel('Time (ms)'), ylabel('Frequency (Hz)')
set(gca,'xlim',[-200 1200],'clim',[-.012 .012])
title('Regression against RT over trials')
colormap jet

%%% QUESTION: How do you interpret the results?
%             > for frequencies ~5 Hz there is a negative correlation with
%             RTs at around 300 ms and a positive correlation with RTs at
%             around 700 ms
% 
%%% QUESTION: Do you believe these results? Are they statistically
%             significant?
%             > who knows
% 


%% 
% 
%   VIDEO: Downsampling time-frequency results
% 
% 

% Take one channel from the v1 dataset, all trials and all time points.
% Extract time-frequency power from 10 to 100 Hz in 42 steps and average over trials.
% Save the full temporal resolution map, and also a version temporally
% downsampled to 40 Hz (one time point each 25 ms [approximate])
% Show images of both maps in the same figure.
% 

clear
load v1_laminar

% these are the time points we want to save (instead of the full range from -.5 to 1.5 secs)
times2save = -.2:.025:1.2;

% now we need to find those indices in the time vector
tidx = dsearchn(timevec',times2save');

% soft-coded parameters
freqrange  = [10 100]; % extract only these frequencies (in Hz)
numfrex    = 42; % number of frequencies between lowest and highest


% set up convolution parameters
wavtime = -1:1/srate:1-1/srate;
frex    = linspace(freqrange(1),freqrange(2),numfrex);
nData   = size(csd,2)*size(csd,3);
nKern   = length(wavtime);
nConv   = nData + nKern - 1;
halfwav = (length(wavtime)-1)/2;


% create wavelets (do you need to re-create the wavelets? why or why not?)
cmwX = zeros(numfrex,nConv);
for fi=1:numfrex
    
    % create time-domain complex Morlet wavelet
    cmw = exp( (1i*2*pi*frex(fi)*wavtime) - (4*log(2)*wavtime.^2/.3^2) );
    
    % compute fourier coefficients of wavelet and normalize
    cmwX(fi,:) = fft(cmw,nConv);
    cmwX(fi,:) = cmwX(fi,:) ./ max(cmwX(fi,:));
end



% initialize time-frequency output matrix
tf = cell(2,1);

% compute Fourier coefficients of EEG data (doesn't change over frequency!)
eegX = fft( reshape(csd(7,:,:),1,[]) ,nConv);

% loop over frequencies
for fi=1:numfrex
    
    % second and third steps of convolution
    as = ifft(eegX.*cmwX(fi,:));
    
    % cut wavelet back to size of data
    as = as(halfwav+1:end-halfwav);
    % reshape to time X trials
    as = reshape(as,length(timevec),size(csd,3));
    
    % compute power from all time points
    tf{1}(fi,:) = mean(abs(as).^2,2);
    
    % compute power only from the downsampled time points
    tf{2}(fi,:) = mean(abs(as(tidx,:)).^2,2);
    
end % end frequency loop



% visualization
figure(18), clf
titles = {'Full';'Downsampled'};

for i=1:2
    subplot(1,2,i)
    
    % select which time vector to use
    if i==1, t=timevec; else, t=times2save; end
    
    contourf(t,frex,tf{i},40,'linecolor','none');
    set(gca,'clim',[0 10000],'xlim',[-.2 1.2])
    xlabel('Time (s)'), ylabel('Frequencies (Hz)')
    title([ titles{i} ' time-frequency power' ])
    colormap jet
end


%%% QUESTION: Repeat with more downsampling. How low can the new sampling rate be
%              before the data become difficult to interpret?




%% 
% 
%   VIDEO: Linear vs. logarithmic frequency scaling
% 
% 


% clear the workspace and load in the data
clear
load v1_laminar.mat


% soft-coded parameters
freqrange  = [10 100]; % extract only these frequencies (in Hz)
numfrex    = 60;        % number of frequencies between lowest and highest

% select a log or linear frequency scaling
logOrLin = 'log';


% select frequency range
if logOrLin(2)=='o'
    frex = logspace(log10(freqrange(1)),log10(freqrange(2)),numfrex);
else
    frex = linspace(freqrange(1),freqrange(2),numfrex);
end

% set up convolution parameters
wavtime = -1:1/srate:1-1/srate;
nData   = length(timevec)*size(csd,3);
nKern   = length(wavtime);
nConv   = nData + nKern - 1;
halfwav = (length(wavtime)-1)/2;


% create wavelets
cmwX = zeros(numfrex,nConv);
for fi=1:numfrex
    
    % create time-domain wavelet
    cmw = exp( 1i*2*pi*frex(fi)*wavtime ) .* exp( -4*log(2)*wavtime.^2 / .3.^2 );
    
    % compute fourier coefficients of wavelet and normalize
    cmwX(fi,:) = fft(cmw,nConv);
    cmwX(fi,:) = cmwX(fi,:) ./ max(cmwX(fi,:));
end



% initialize time-frequency output matrix
tf = zeros(numfrex,length(timevec));

% compute Fourier coefficients of EEG data (doesn't change over frequency!)
eegX = fft( reshape(csd(7,:,:),1,[]) ,nConv);

% loop over frequencies
for fi=1:numfrex
    
    % second and third steps of convolution
    as = ifft( cmwX(fi,:).*eegX,nConv );
    
    % cut wavelet back to size of data
    as = as(halfwav+1:end-halfwav);
    % reshape to time X trials
    as = reshape(as,size(csd,2),size(csd,3));
    
    % compute power from all time points
    tf(fi,:) = mean(abs(as).^2,2);
    
end % end frequency loop



% visualization in separate figures
if logOrLin(2)=='o'
    figure(16+1), clf
else
    figure(16+2), clf
end

contourf(timevec,frex,tf,40,'linecolor','none');
set(gca,'clim',[0 10000],'xlim',[-.2 1.2])
xlabel('Time (s)'), ylabel('Frequencies (Hz)')
title([ logOrLin ' frequency scalng' ])
colormap jet

%%% QUESTION: Is there a difference in the y-axis scaling?
%             > no because of contourf()

%% Manually change the y-axis scaling to log

set(gca,'YScale','log')
set(gca,'ytick',round(frex(1:5:numfrex),1))


%% 
% 
%   VIDEO: Total, non-phase-locked, and phase-locked power
% 
% 

%    Here you will separate the non-phase-locked component of the signal
%      to see if they differ. Use the scalp EEG data from channel PO7.


clear % a clear MATLAB workspace is a clear mental workspace :D

% start by loading in the data and picking a channel to work with
load sampleEEGdata.mat
chan2use = 'po7';

% find the index in the data with that channel label
chanidx = strcmpi(chan2use,{EEG.chanlocs.labels});

%%% How to separate the non-phase-locked signal:
%  Start from the assumption that the ERP reflects the phase-locked
%  component. This means that the single-trial data contains the
%  phase-locked PLUS the non-phase-locked activity.
%  Therefore, the non-phase-locked component is obtained by 
%  subtracting the ERP from the single-trial data.

% But, you need to keep both, so you'll need a separate variable for the
% non-phase-locked signal.
EEG.NPL = EEG.data; % NPL = non-phase-locked

% I'm going to do this over all channels, although the instructions are
% really only for one channel.
for chani=1:EEG.nbchan
    % compute ERP from this channel
    thisChanERP = mean(EEG.data(chani,:,:),3);
    
    % use bsxfun to subtract that ERP from all trials
    EEG.NPL(chani,:,:) = bsxfun(@minus,EEG.data(chani,:,:),thisChanERP);
end

% note: can also be done without a loop and without initializing
EEG.NPL = bsxfun(@minus,EEG.data,mean(EEG.data,3));

%%%% NOTE: If you are doing this in real data, the non-phase-locked part of
%%%% the signal should be computed separately for each condition. This
%%%% avoids artificial contamination by ERP condition differences.

%% Plot the ERP from channel poz for the total and non-phase-locked signal

figure(19), clf, hold on
plot(EEG.times,mean(EEG.data(chanidx,:,:),3),'b','linew',2)
plot(EEG.times,mean(EEG.NPL(chanidx,:,:),3),'r','linew',2)
xlabel('Time (ms)'), ylabel('Activity (\muV)')
title('Data.')
set(gca,'xlim',[-300 1200])
legend({'Total';'Non-phase-locked'})

%%% QUESTION: Are you surprised at the red line? Is it a feature or a bug?!!?
%             > A feature of course ! But a good sanity check (mind the computer rounding errors)


%% now for time-frequency analysis
%  apply wavelet convolution to both signal components.
%  extract trial-averaged power and ITPC.
%  You can pick the parameters; a reasonable frequency range is 2-40 Hz


% wavelet parameters
num_frex = 43;
min_freq = 1.9;
max_freq = 40.1;

% parameters
frex  = linspace(min_freq,max_freq,num_frex);
time  = -1:1/EEG.srate:1;
half_wave = (length(time)-1)/2;

% FFT parameters
nWave = length(time);
nData = EEG.pnts*EEG.trials;
nConv = nWave+nData-1;

% baseline time window
baseidx = dsearchn(EEG.times',[-500 -200]');


% FFT of data (all time points, all trials)
dataXTotal = fft( reshape(EEG.data(chanidx,:,:),1,nData) ,nConv);
dataXNPL   = fft( reshape(EEG.NPL(chanidx,:,:),1,nData) ,nConv);


% initialize output time-frequency data
% Note: the first '2' is for total/NPL; the second '2' is for power/ITPC
tf = zeros(2,num_frex,EEG.pnts,2);

% loop over frequencies
for fi=1:num_frex
    
    % create wavelet and get its FFT
    fwhm = .3;
    wavelet  = exp(2*1i*pi*frex(fi).*time) .* exp( -4*log(2)*time.^2/fwhm^2 );
    waveletX = fft(wavelet,nConv);
    
    %%% convolution on total activity
    as = ifft(waveletX.*dataXTotal,nConv);
    as = as(half_wave+1:end-half_wave);
    as = reshape(as,EEG.pnts,EEG.trials);
    
    % compute power and ITPC
    basepow = mean(mean(abs(as(baseidx(1):baseidx(2),:).^2),1),2);
    tf(1,fi,:,1) = 10*log10( mean(abs(as.^2),2) / basepow );
    tf(1,fi,:,2) = abs(mean(exp(1i*angle(as)),2));
    
    
    
    %%% repeat for non-phase-locked activity
    as = ifft(waveletX.*dataXNPL,nConv);
    as = as(half_wave+1:end-half_wave);
    as = reshape(as,EEG.pnts,EEG.trials);
    
    % compute power and ITPC
    basepow = mean(mean(abs(as(baseidx(1):baseidx(2),:).^2),1),2);
    tf(2,fi,:,1) = 10*log10( mean(abs(as.^2),2) / basepow );
    tf(2,fi,:,2) = abs(mean(exp(1i*angle(as)),2));
end

%% Now for plotting. 
%  Make a 2x3 grid of imagesc, showing power (top row) and ITPC (bottom row)
%   for total (left column) and non-phase-locked (middle column) activity

figure(20), clf

% total power
subplot(231)
contourf(EEG.times,frex,squeeze(tf(1,:,:,1)),40,'linecolor','none')
set(gca,'xlim',[-300 1200],'clim',[-1 1]*3)
xlabel('Time (ms)'), ylabel('Frequency (Hz)')
title('Total power')

% non-phase-locked power
subplot(232)
contourf(EEG.times,frex,squeeze(tf(2,:,:,1)),40,'linecolor','none')
set(gca,'xlim',[-300 1200],'clim',[-1 1]*3)
xlabel('Time (ms)'), ylabel('Frequency (Hz)')
title('Non-phase-locked power')


% total ITPC
subplot(234)
contourf(EEG.times,frex,squeeze(tf(1,:,:,2)),40,'linecolor','none')
set(gca,'xlim',[-300 1200],'clim',[0 .5])
xlabel('Time (ms)'), ylabel('Frequency (Hz)')
title('Total ITPC')

% non-phase-locked ITPC
subplot(235)
contourf(EEG.times,frex,squeeze(tf(2,:,:,2)),40,'linecolor','none')
set(gca,'xlim',[-300 1200],'clim',[0 .5])
xlabel('Time (ms)'), ylabel('Frequency (Hz)')
title('Non-phase-locked ITPC')
colormap jet 

%%% QUESTION: Are you surprised at the non-phase-locked ITPC result?
%             > nope
% 
%%% QUESTION: What features are the same vs. different between the power plots?
%             > only the early component at 5-15 Hz seems phase locked


%% Now for the phase-locked power.


% Some people compute the phase-locked power as the time-frequency analysis
%  of the ERP. Although theoretically sensible, this can be unstable,
%  particularly if a baseline normalization is applied.
% A more stable method is to take the difference between total and
%  non-phase-locked power.

subplot(233)
contourf(EEG.times,frex,squeeze(tf(1,:,:,1)-tf(2,:,:,1)),40,'linecolor','none')
set(gca,'xlim',[-300 1200],'clim',[-1 1]*3)
xlabel('Time (ms)'), ylabel('Frequency (Hz)')
title('Phase-locked power')


%%% QUESTION: How does the phase-locked power compare to the total ITPC?
%             > there's quite an overlap, which is natural
% 
%%% QUESTION: Does it make sense to compute the phase-locked ITPC? Why?
%             > well, the phase locked part of the signal should
%             have a strong ITPC because it's a phase-locked signal


%% done.
